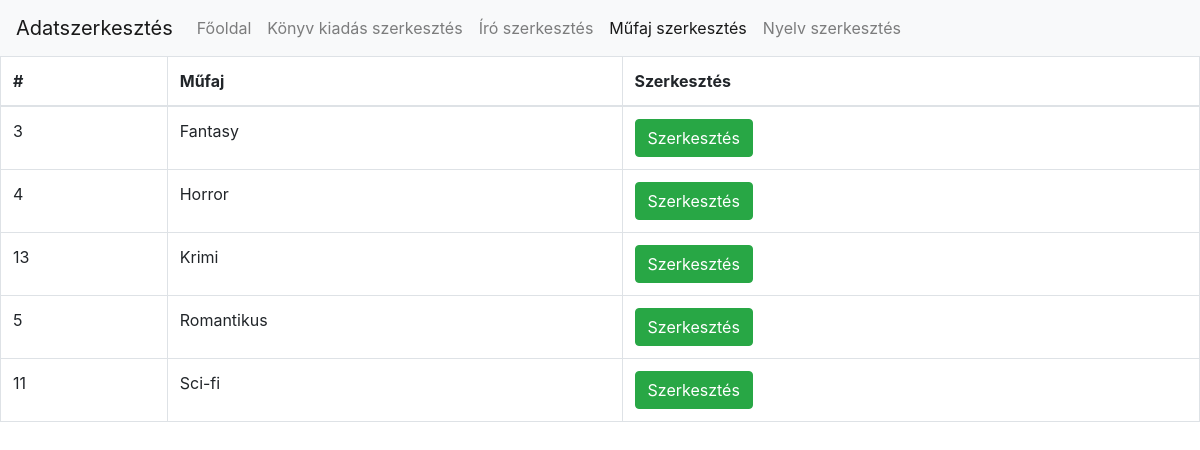
The app's page /update/listCategory.php (signed in) with its own data.
### tables this page shows
CREATE TABLE `category` (
  `id` int(11) NOT NULL,
  `genre` varchar(255) NOT NULL
);

### db.php (called while the page is built, shortened)
<?php
class db{
	private static $host = "localhost:3306";
	private static $username = "root";
	private static $password = "";
	private static $database = "library";
	private static $coding = "utf8";
	private static $instance = null;
	private $connection = "";
	public function __construct(){
		$this->connection = mysqli_connect(self::$host,self::$username,self::$password);
		if(mysqli_connect_errno($this->connection)){
			die("Could not connect mysqli database");
		}else{
			mysqli_select_db($this->connection,self::$database);
			mysqli_set_charset($this->connection,self::$coding);
		}
	}
	public static function get(){
		if(is_null(self::$instance)){
			self::$instance = new db();
		}
		return self::$instance;
	}
	public function query($queryString){
		$result = mysqli_query($this->connection,$queryString);
		return $result;
	}
	public function getArray($queryString){
		$result = $this->query($queryString);
		$rows = array();
		while($row = mysqli_fetch_assoc($result)){
			$rows[] = $row;
		}
		return $rows;
	}
}
?>

### update/listCategory.php (the view, shortened to what this page needs)
<?php
	require_once "../db.php";
	$db = db::get();
	$selectString = "SELECT * FROM category";
	$categorys = $db->getArray($selectString);
?>
<!DOCTYPE html>
<html>
<head>
	<?php require_once("../head.php"); ?>
	<link rel="stylesheet" href="../css/sweetalert2.min.css">
</head>
<body class="bg">
		<nav class="navbar navbar-expand-lg navbar-light bg-light">
			<a class="navbar-brand" href="#">Adatszerkesztés</a>
			<div class="collapse navbar-collapse" id="navbarNav">
				<ul class="navbar-nav">
				<?php if($_SESSION["username"] == "admin"): ?>
					<li class="nav-item">
						<a class="nav-link" href="../list.php">Főoldal</a>
					</li>
					<li class="nav-item">
						<a class="nav-link" href="listBook.php">Könyv kiadás szerkesztés</a>
					</li>
					<li class="nav-item">
						<a class="nav-link" href="listWriter.php">Író szerkesztés</a>
					</li>
					<li class="nav-item active">
						<a class="nav-link" href="listCategory.php">Műfaj szerkesztés</a>
					</li>
					<li class="nav-item">
						<a class="nav-link" href="listLanguage.php">Nyelv szerkesztés</a>
					</li>
				<?php endif; ?>
				</ul>
			</div>
		</nav>
		<?php if(count($categorys) == 0):?>
			<?php echo "<script>window.location.href='listCategory.php?error=empty'</script>"; ?>
		<?php else:?>
			<table class="table table-bordered">
				<thead>
					<tr>
						<th>#</th>
						<th>Műfaj</th>
						<th>Szerkesztés</th>
					</tr>
				</thead>
				<tbody>
			<?php foreach($categorys as $category):?>
				<tr>
					<td><?php echo $category["id"]; ?></td>
					<td><?php echo $category["genre"]; ?></td>
					<td><a class="btn btn-success" href="updateCategory.php?categoryid=<?php echo $category["id"];?>">Szerkesztés</a></td>
				</tr>
			<?php endforeach;?>
				</tbody>
			</table>
		<?php endif;?>
	</body>
</html>

### update/listCategory.php (style rules this page uses)
.bg { background-image: url("http://www.budaorsiinfo.hu/wp-content/uploads/2013/12/konyv_illusztr.jpg"); background-size: cover; background-repeat: none; }

### records on screen
category: id "3", genre "Fantasy"
category: id "4", genre "Horror"
category: id "13", genre "Krimi"
category: id "5", genre "Romantikus"
category: id "11", genre "Sci-fi"
